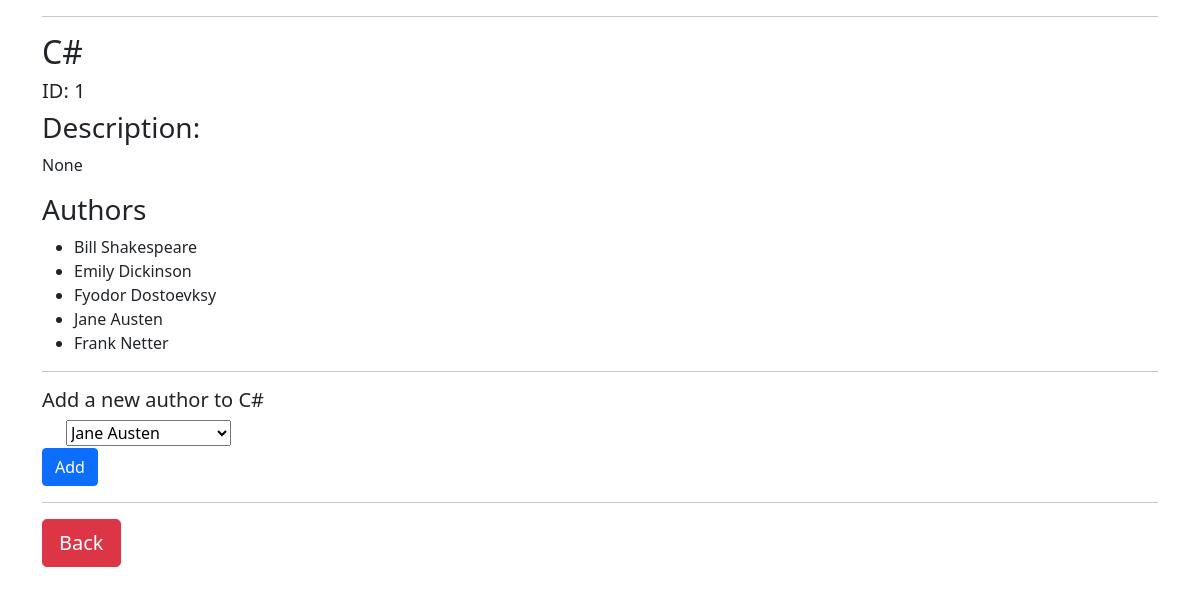
Screenshot of /books/1 with the database file from the repository.
### booksauthors/models.py (models this page shows)
class Book(models.Model):
    title= models.CharField(max_length=255)
    desc=models.TextField(null=True)
    created_at = models.DateTimeField(auto_now_add=True)
    updated_at = models.DateTimeField(auto_now=True)

class Author(models.Model):
    first_name=models.CharField(max_length=255)
    last_name= models.CharField(max_length=255)
    notes=models.TextField(null=True)
    books = models.ManyToManyField(Book, related_name="Authors")
    created_at = models.DateTimeField(auto_now_add=True)
    updated_at = models.DateTimeField(auto_now=True)

### booksauthors/views.py (the view)
# urls.py: path('books/<int:num>', views.book),
def book(request, num):
    book= Book.objects.get(id=num)
    context={
        'book': book,
        'authors': book.Authors.all(),
        'allauthors': Author.objects.all()
    }
    return render(request,'book.html', context)

### booksauthors/templates/book.html (shortened to what this page needs)
<!DOCTYPE html>
<html lang="en">
    <head>
        <link href="https://cdn.jsdelivr.net/npm/bootstrap@5.0.1/dist/css/bootstrap.min.css" rel="stylesheet"
>
    </head>
    <body>
        <div class="container">
            <hr>
            <h2>{{ book.title }}</h2>
            <h5>ID: {{ book.id }}</h5>
            <h3>Description:</h3>
            <p>{{ book.desc }}</p>
            <h3>Authors</h3>
            <ul>
                {% for author in authors %}
                <li>{{ author.first_name }} {{ author.last_name }}</li>
                {% endfor %}
            </ul>
            <hr>
            <form action="/books/{{ book.id }}/update" method="post">{% csrf_token %}
                <h5>Add a new author to {{ book.title }} </h5>
                <div class="form-check">
                    <select name="authortoadd" id="authortoadd">
                        {% for author in allauthors %}
                        <option value="{{author.id}}">{{ author.first_name }} {{ author.last_name }}</option>
                        {% endfor %}
                    </select>
                </div>
                <button type="submit" class="btn btn-primary">Add</button>
                <hr>
                <div><a href="/books"><button type="button" class="btn btn-danger btn-lg">Back</button></a></div>
        </div>
    </body>
</html>

### rows the page displays
Book: title "C#", id "1", desc "None"
Author: first_name "Bill", last_name "Shakespeare"
Author: first_name "Emily", last_name "Dickinson"
Author: first_name "Fyodor", last_name "Dostoevksy"
Author: first_name "Jane", last_name "Austen"
Author: first_name "Frank", last_name "Netter"

### other values shown
form field authortoadd "Jane Austen"
